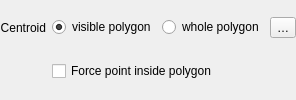
                          <widget class="QFrame" name="mPlacementCentroidFrame">
                           <property name="frameShape">
                            <enum>QFrame::Shape::NoFrame</enum>
                           </property>
                           <property name="frameShadow">
                            <enum>QFrame::Shadow::Raised</enum>
                           </property>
                           <layout class="QGridLayout" name="gridLayout_25">
                            <property name="leftMargin">
                             <number>0</number>
                            </property>
                            <property name="topMargin">
                             <number>0</number>
                            </property>
                            <property name="rightMargin">
                             <number>0</number>
                            </property>
                            <property name="bottomMargin">
                             <number>0</number>
                            </property>
                            <item row="1" column="1">
                             <widget class="QRadioButton" name="mCentroidRadioVisible">
                              <property name="sizePolicy">
                               <sizepolicy hsizetype="Maximum" vsizetype="Fixed">
                                <horstretch>0</horstretch>
                                <verstretch>0</verstretch>
                               </sizepolicy>
                              </property>
                              <property name="text">
                               <string>visible polygon</string>
                              </property>
                              <property name="checked">
                               <bool>true</bool>
                              </property>
                             </widget>
                            </item>
                            <item row="1" column="3">
                             <widget class="QgsPropertyOverrideButton" name="mCentroidDDBtn">
                              <property name="text">
                               <string>…</string>
                              </property>
                             </widget>
                            </item>
                            <item row="1" column="2">
                             <widget class="QRadioButton" name="mCentroidRadioWhole">
                              <property name="sizePolicy">
                               <sizepolicy hsizetype="Preferred" vsizetype="Fixed">
                                <horstretch>0</horstretch>
                                <verstretch>0</verstretch>
                               </sizepolicy>
                              </property>
                              <property name="text">
                               <string>whole polygon</string>
                              </property>
                             </widget>
                            </item>
                            <item row="2" column="1" colspan="3">
                             <widget class="QCheckBox" name="mCentroidInsideCheckBox">
                              <property name="text">
                               <string>Force point inside polygon</string>
                              </property>
                             </widget>
                            </item>
                            <item row="1" column="0">
                             <widget class="QLabel" name="mCentroidLabel">
                              <property name="sizePolicy">
                               <sizepolicy hsizetype="Maximum" vsizetype="Preferred">
                                <horstretch>0</horstretch>
                                <verstretch>0</verstretch>
                               </sizepolicy>
                              </property>
                              <property name="text">
                               <string>Centroid</string>
                              </property>
                              <property name="alignment">
                               <set>Qt::AlignmentFlag::AlignRight|Qt::AlignmentFlag::AlignTrailing|Qt::AlignmentFlag::AlignVCenter</set>
                              </property>
                             </widget>
                            </item>
                           </layout>
                          </widget>
